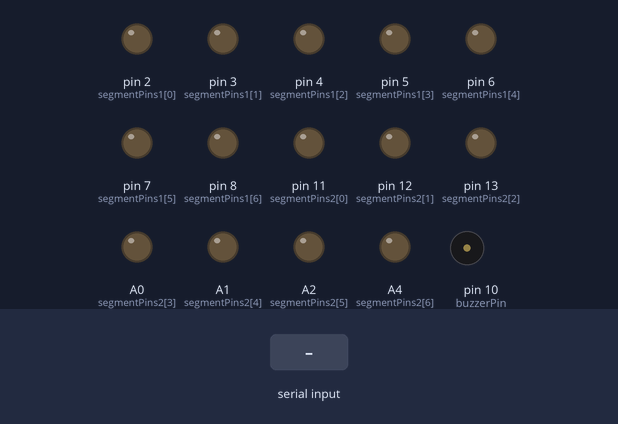
The sketch below on a simulated Arduino Uno, built with avr-gcc and run on an emulated ATmega328P. Shown: output pins drawn as LEDs (lit = HIGH), buzzer (waves = sounding). The inputs (shaded band) are chosen by the test bench.

Above: at 1.2 s.
1.3 s: "S90\n" received over Serial
At 2.7 s:
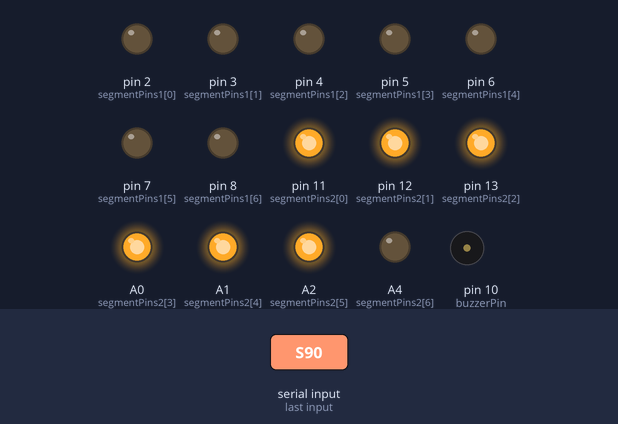
3.0 s: "90,45\n" received over Serial
At 4.0 s:
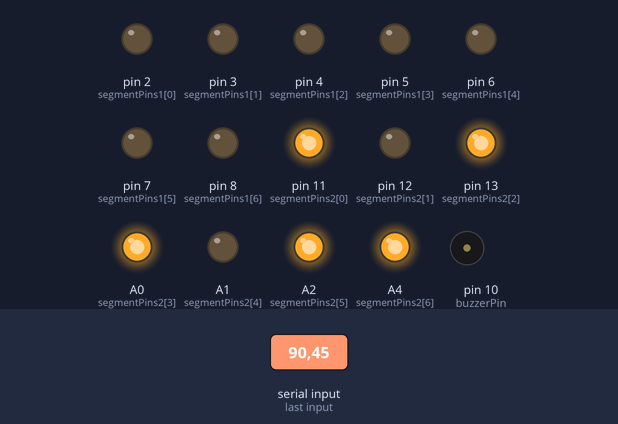
4.5 s: "30,150\n" received over Serial
At 5.2 s:
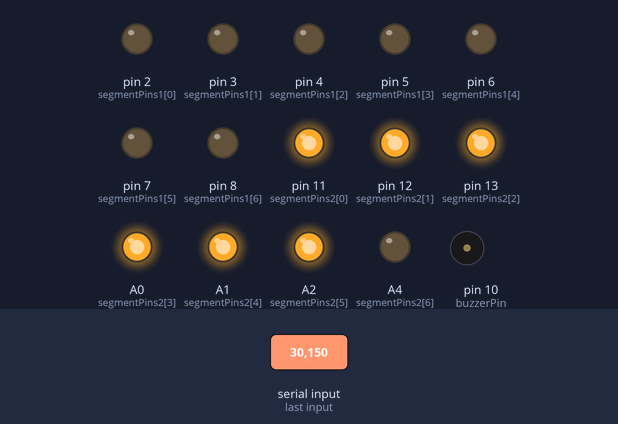
6.0 s: "200\n" received over Serial
7.5 s: "S,45\n" received over Serial
At 7.6 s:
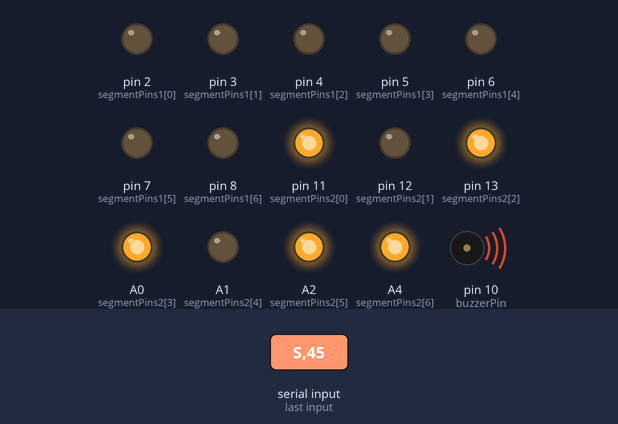
9.2 s: "90\n" received over Serial
At 9.8 s:
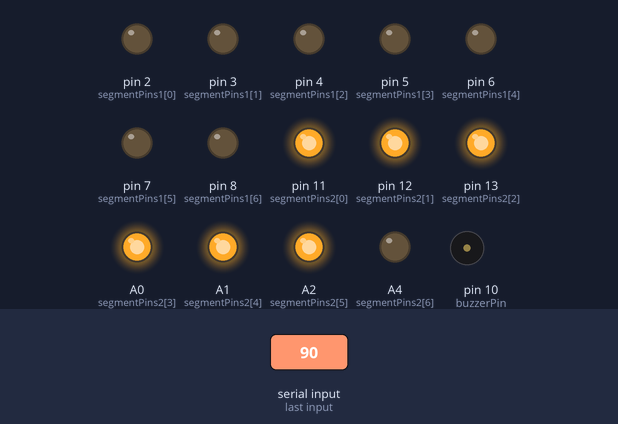
Timing chart, 0 to 11.7 s (numbered marks = the images above; inputs shaded):
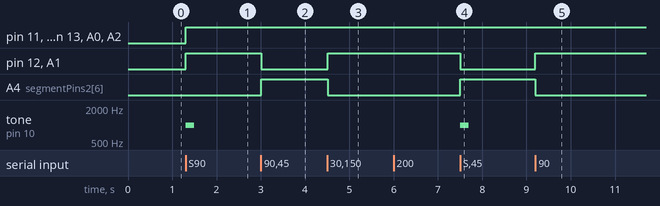

Measured:
- after the input at 1.3 s, pin 11 (segmentPins2[0]), pin 12 (segmentPins2[1]), pin 13 (segmentPins2[2]), A0 (segmentPins2[3]), A1 (segmentPins2[4]), A2 (segmentPins2[5]): LOW → HIGH at once; tone on pin 10 (buzzerPin): silent → 1000 Hz at once, → silent 0.20 s later
- after the input at 3.0 s, pin 12 (segmentPins2[1]), A1 (segmentPins2[4]): HIGH → LOW at once; A4 (segmentPins2[6]): LOW → HIGH at once
- after the input at 4.5 s, pin 12 (segmentPins2[1]), A1 (segmentPins2[4]): LOW → HIGH at once; A4 (segmentPins2[6]): HIGH → LOW at once
- after the input at 7.5 s, pin 12 (segmentPins2[1]), A1 (segmentPins2[4]): HIGH → LOW at once; A4 (segmentPins2[6]): LOW → HIGH at once; tone on pin 10 (buzzerPin): silent → 1000 Hz at once, → silent 0.20 s later
- after the input at 9.2 s, pin 12 (segmentPins2[1]), A1 (segmentPins2[4]): LOW → HIGH at once; A4 (segmentPins2[6]): HIGH → LOW at once

The sketch:

Controller.ino
```cpp
// 7-segment display pins (common cathode) - First display
const int segmentPins1[] = {2, 3, 4, 5, 6, 7, 8, 9};

// 7-segment display pins (common cathode) - Second display
const int segmentPins2[] = {11, 12, 13, A0, A1, A2, A4, A5};

// Buzzer pin
const int buzzerPin = 10;

// Define the segments for each number (0-9) - First display
const byte segments1[] = {
  B01111111, // 0
  B01110000, // 1
  B11011011, // 2
  B11111001, // 3
  B11110100, // 4
  B11101101, // 5
  B11101111, // 6
  B01111000, // 7
  B11111111, // 8
  B11111101  // 9
};

// Define the segments for each number (0-9) - Second display
const byte segments2[] = {
  B10111111, // 0
  B00110000, // 1
  B01011011, // 2
  B01111001, // 3
  B01110100, // 4
  B01101101, // 5
  B01101111, // 6
  B00111000, // 7
  B01111111, // 8
  B01111101, // 9
};

// Define a mapping of letters (A-J) to their corresponding numbers (0-9) for the first display
const char letterToNumberMap[] = "0123456789";

void setup() {
  // Initialize the display pins for the first display as OUTPUT
  for (int i = 0; i < 8; i++) {
    pinMode(segmentPins1[i], OUTPUT);
  }

  // Initialize the display pins for the second display as OUTPUT
  for (int i = 0; i < 7; i++) { // Adjust the number of pins based on your second display
    pinMode(segmentPins2[i], OUTPUT);
  }

  // Initialize the buzzer pin as OUTPUT
  pinMode(buzzerPin, OUTPUT);

  // Initialize serial communication
  Serial.begin(9600);
}

void loop() {
  if (Serial.available() > 0) {
    char input = Serial.read();

    if (input >= 'A' && input <= 'J') {
      int number = letterToNumberMap[input - 'A'] - '0';
      displayNumber(number, segmentPins1, segments1);
    }
    else if (input >= '0' && input <= '9') {
      int number = input - '0';
      displayNumber(number, segmentPins2, segments2);
    }
    else if (input == 'S' || input == 's') {
      // Generate a tone with the buzzer
      tone(buzzerPin, 1000, 200); // 1000 Hz for 200 ms
    }
  }
}

void displayNumber(int number, const int segmentPins[], const byte segments[]) {
  if (number >= 0 && number <= 9) {
    for (int i = 0; i < 8; i++) {
      digitalWrite(segmentPins[i], bitRead(segments[number], i));
    }
  }
}
```
